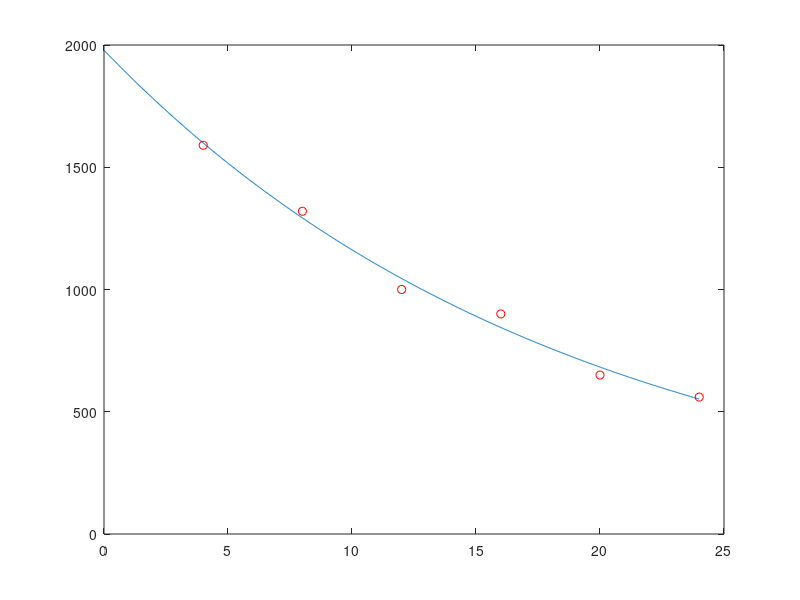

Write MATLAB code to recreate this figure.
addpath(pwd)

t = [4, 8, 12, 16 , 20, 24];
c = [1590, 1320, 1000, 900, 650, 560];

lnc = log(c)
P = polyfit(t, lnc, 1)

m = P(1);
b = exp(P(2));

x = linspace(0, 24, 1000);
y = b .* exp(m .* x);
plot(x, y);
hold on
for i=1:length(t)
    plot(t(i), c(i), 'r-o')
    hold on
endfor

y(1)
-(log(220/b)/m)

pause